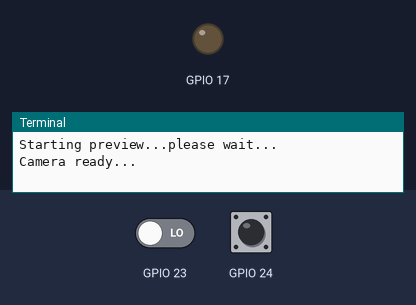
This program was run on a simulated Raspberry Pi (BCM pin numbers). On the bench: output pins drawn as LEDs (lit = HIGH), the last lines printed to the terminal. The test bench sets the inputs (shaded band); at power-on: GPIO 24 HIGH, GPIO 23 LOW. The clock reads 2024-03-15 10:24:30 at power-on unless the program sets it; the camera gives no picture and a still takes 0.5 s; camera commands give no picture and take their timeout (5 s if none is given; 1 s for webcam tools).

Above: at 11.2 s.
11.3 s: GPIO 24 pulled LOW for 0.15 s
At 11.8 s:
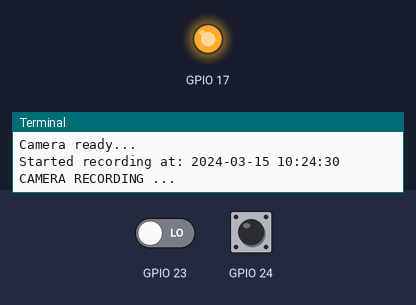
Timing chart, 0 to 42.8 s (numbered marks = the images above; inputs shaded):
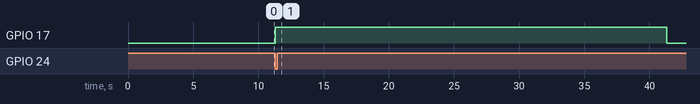

The program:

picameraButtonTrigger_3.py
```python
import RPi.GPIO as GPIO
import time, os, picamera
from time import gmtime, strftime

image_filenames = "test"
picam_options = "-ev 600 -tl "
time_between_pics = 5 # enter time between pics in seconds
time_overall = 30 # enter overall imaging timespan in seconds
preview_time = 10 # enter time for preview in seconds

GPIO.setmode(GPIO.BCM)
GPIO.setup(23, GPIO.IN, pull_up_down = GPIO.PUD_DOWN)
GPIO.setup(24, GPIO.IN, pull_up_down = GPIO.PUD_UP)
GPIO.setup(17, GPIO.OUT) # GPIO17 for LED

time1 = (time_between_pics*1000)
time2 = (time_overall*1000)
time_file = strftime("%Y-%m-%d_%H%M%S") #used to create a unique file name each time
targetDir = "/home/pi/RyanImages/" #"/media/UNTITLED1/movies"
img_filename = targetDir+time_file+".jpg"
vid_filename = targetDir+"/vid_"+time_file+".h264"
mp4_filename = targetDir+"/vid_"+time_file+".mp4"

starttime = strftime("%Y-%m-%d %H:%M:%S")
iname=0

print("Starting preview...please wait...")
with picamera.PiCamera() as camera:
    camera.rotation = 180
    camera.start_preview()
    time.sleep(preview_time)
    #camera.capture(img_filename)
    camera.stop_preview()
print("Camera ready...")

while True:
    if (GPIO.input(24) == 0): # this would be the trigger input pin
        print("Started recording at: "+starttime)
        print("CAMERA RECORDING ... ")
        GPIO.output(17,GPIO.HIGH)
        os.system("raspistill "+picam_options+str(time1)+" -rot 180 -t "+str(time2)+" -o "+targetDir+time_file+"_%04d.jpg")
        GPIO.output(17,GPIO.LOW)
        stoptime = strftime("%Y-%m-%d %H:%M:%S")
        print("CAMERA OFF: Press left button to exit")

        GPIO.wait_for_edge(23, GPIO.FALLING)# time.sleep(xsec) # time for testing or recording duration (s)
        GPIO.output(17,GPIO.LOW)
        break

GPIO.output(17,GPIO.LOW)
print(" ")
stoptime = strftime("%Y-%m-%d %H:%M:%S")
print("Stopped recording at: "+stoptime)
##print("H264 to mp4 example: $ MP4Box -add "+vid_filename+" newvid.mp4")
##
##from subprocess import call
##photofile = ("MP4Box -add "+vid_filename+" "+mp4_filename)
##call ([photofile], shell=True)
##print(vid_filename+" converted to MP4: "+mp4_filename)

GPIO.cleanup()
```

Measured:
- after the input at 11.3 s, GPIO 17: LOW → HIGH at once, → LOW 30.0 s later
